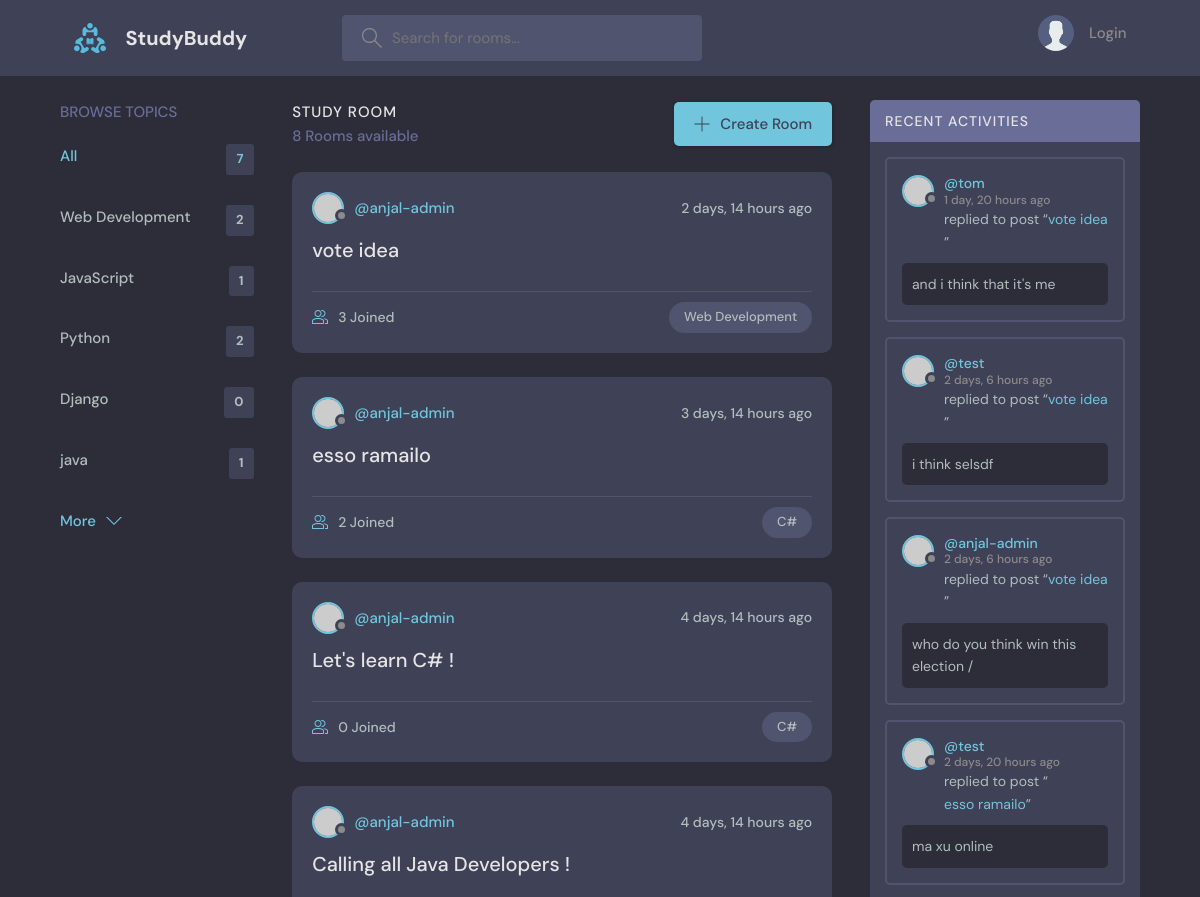
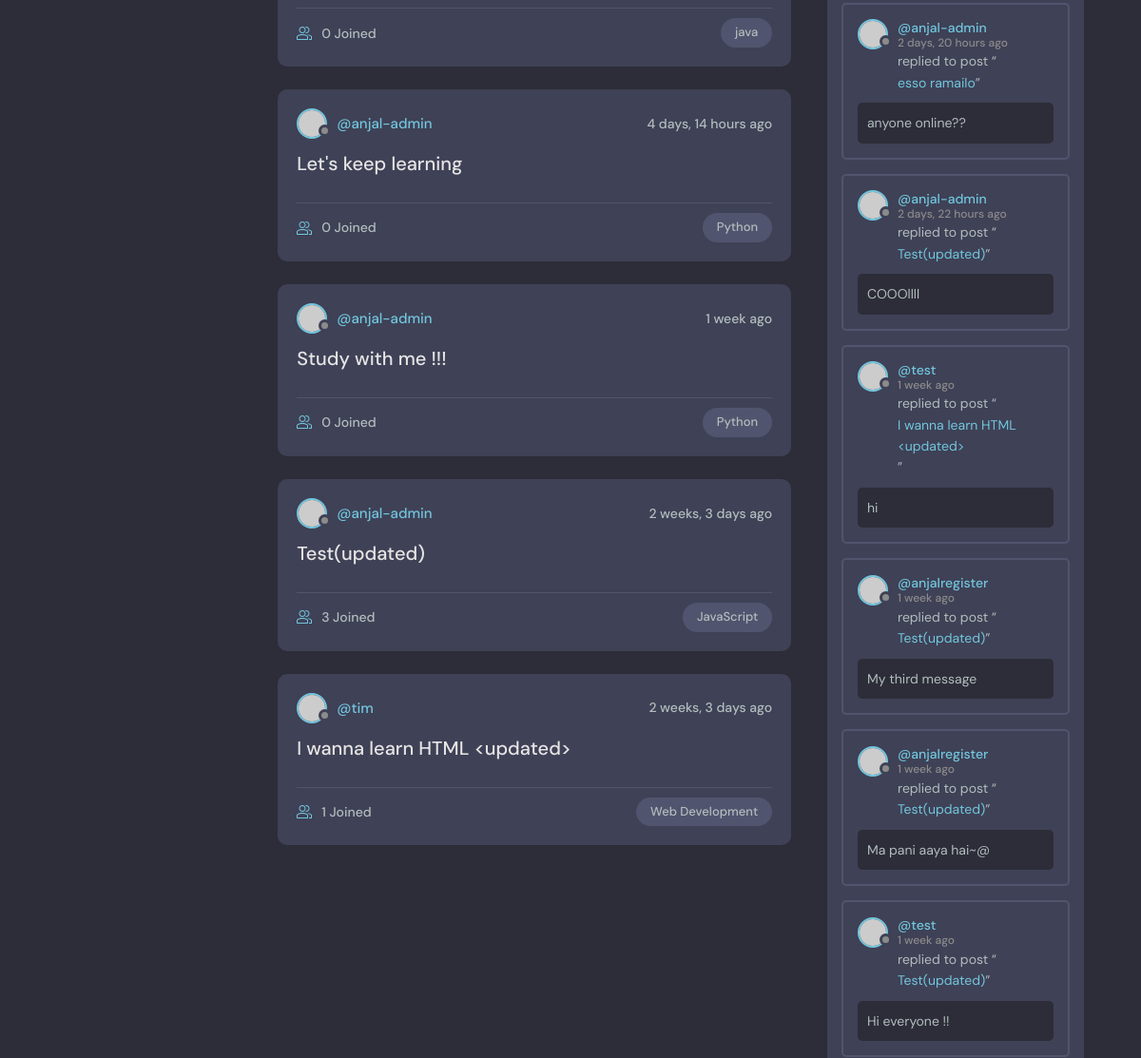
Before: / (upper part) with the older database file (2 pictures, top to bottom).
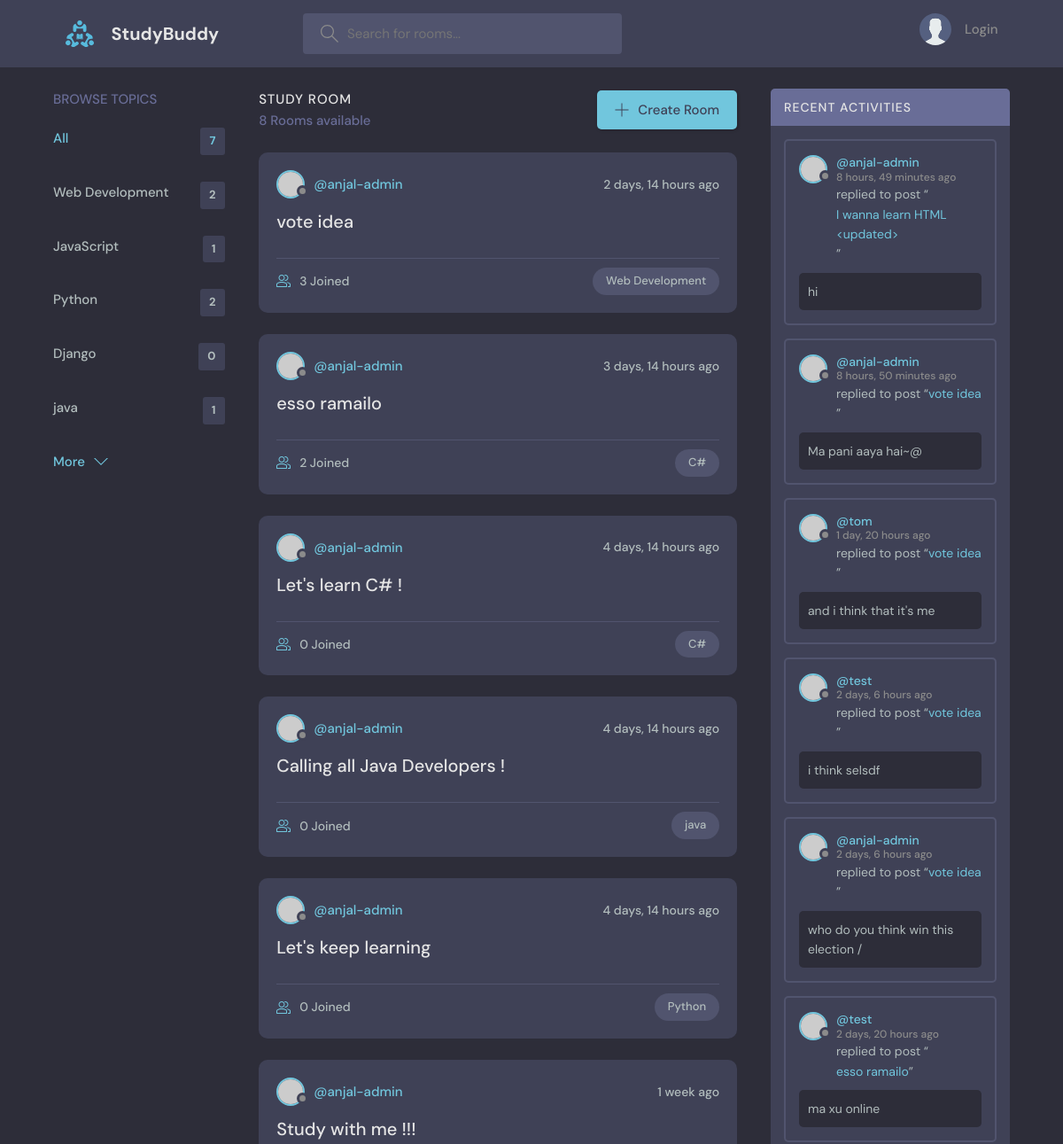
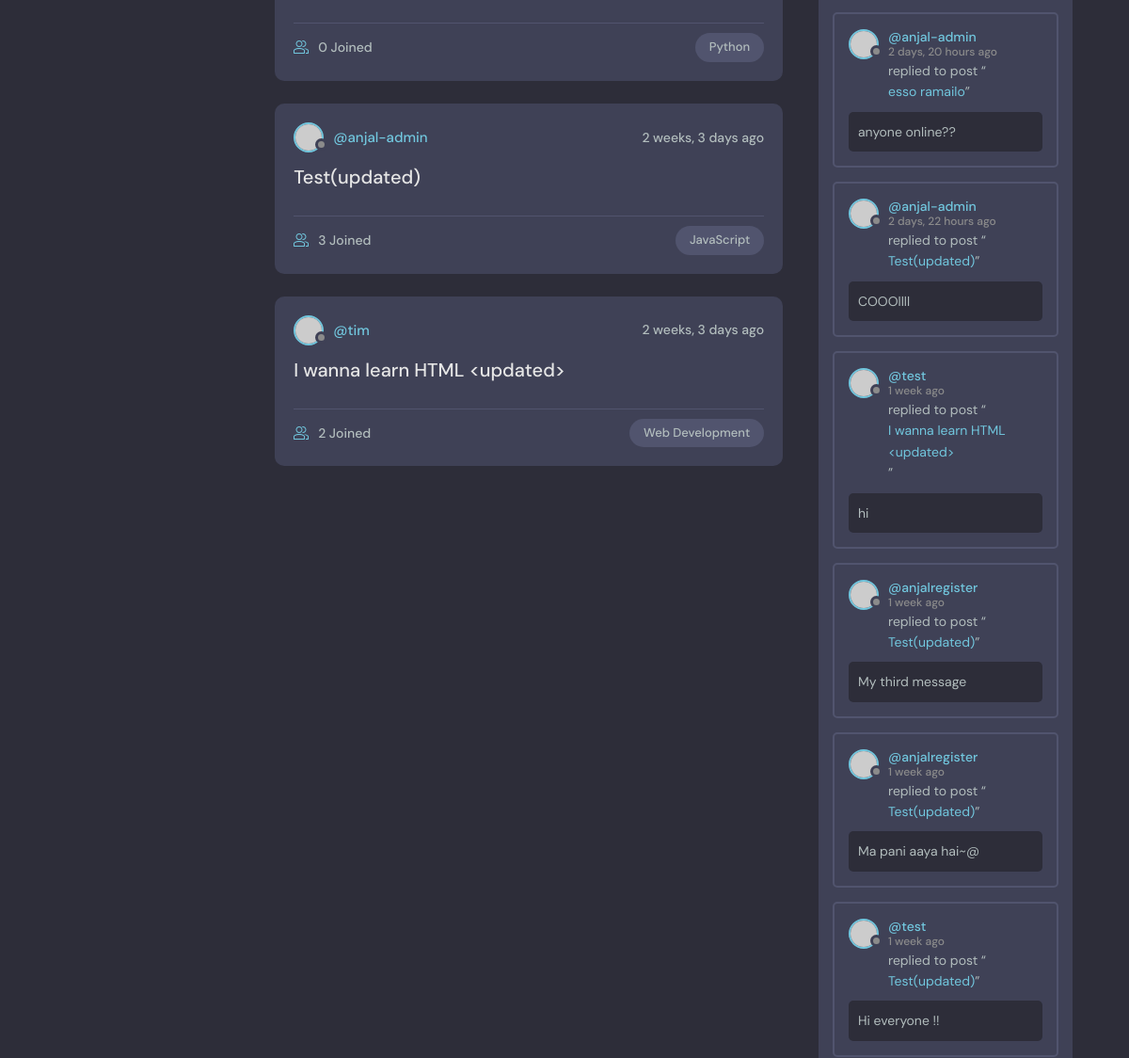
After: the same page with the newer database file (2 pictures, top to bottom).
### base/models.py (models this page shows, shortened)
class Topic(models.Model):
    name = models.CharField(max_length=200)

class Room(models.Model):
    host = models.ForeignKey(User, on_delete=models.SET_NULL, null=True)
    topic = models.ForeignKey(Topic, on_delete=models.SET_NULL, null=True)
    name = models.CharField(max_length=200)
    description = models.TextField(null=True, blank=True)
    participants = models.ManyToManyField(User, related_name='participants', blank=True)
    updated = models.DateTimeField(auto_now=True)
    created = models.DateField(auto_now_add=True)
    class Meta:
        ordering = ['-created', '-updated']
    def __str__(self):
        return self.name

class Message(models.Model):
    user = models.ForeignKey(User, on_delete=models.CASCADE)
    room = models.ForeignKey(Room, on_delete=models.CASCADE)
    body = models.TextField()
    updated = models.DateTimeField(auto_now=True)
    created = models.DateTimeField(auto_now_add=True)
    class Meta:
        ordering = ['-created']

### base/views.py (the view)
# urls.py: 2. Add a URL to urlpatterns:  path('', views.home, name='home')
def home(request):
    q = request.GET.get('q') if request.GET.get('q') != None else ''
    rooms = Room.objects.filter(
        Q(topic__name__icontains = q) |
        Q(name__icontains = q) |
        Q(description__icontains = q)
        )
    topics = Topic.objects.all()[0:5]
    topics_count = Topic.objects.all().count()
    room_count = rooms.count()
    room_messages = Message.objects.filter(Q(room__topic__name__icontains = q))
    context = {'rooms': rooms, 'topics':topics, 'room_count':room_count, 'room_messages': room_messages, 'topics_count' :topics_count }
    return render(request, 'base/home.html', context)

### base/templates/base/home.html (shortened to what this page needs)
{% extends 'main.html' %}
{% block content %}
    <main class="layout layout--3">
      <div class="container">
         {% include 'base/topics_component.html'  %}
        <div class="roomList">
          <div class="roomList__header">
            <div>
              <h2>Study Room</h2>
              <p>{{room_count}} Rooms available</p>
            </div>
            <a class="btn btn--main" href="{% url 'create-room' %}">
              <svg version="1.1" xmlns="http://www.w3.org/2000/svg" width="32" height="32" viewBox="0 0 32 32">
                <title>add</title>
                <path
                  d="M16.943 0.943h-1.885v14.115h-14.115v1.885h14.115v14.115h1.885v-14.115h14.115v-1.885h-14.115v-14.115z"
                ></path>
              </svg>
              Create Room
            </a>
          </div>
        {% include 'base/feed_component.html' %}
        </div>
       {% include 'base/activity_component.html'  %}
      </div>
    </main>
{% endblock %}

### base/templates/base/topics_component.html
<div class="topics">
  <div class="topics__header">
    <h2>Browse Topics</h2>
  </div>
  <ul class="topics__list">
    <li>
      <a href="{% url 'home' %}" class="active">All <span> {{topics_count}} </span></a>
    </li>
    {% for topic in topics %}
    <li>
      <a href="{% url 'home' %}?q={{topic.name}}">{{topic.name}} <span>{{topic.room_set.all.count}}</span></a>
    </li>
    {% endfor %}
  </ul>
  <a class="btn btn--link" href="{% url 'topics' %}">
    More
    <svg
      version="1.1"
      xmlns="http://www.w3.org/2000/svg"
      width="32"
      height="32"
      viewBox="0 0 32 32"
    >
      <title>chevron-down</title>
      <path d="M16 21l-13-13h-3l16 16 16-16h-3l-13 13z"></path>
    </svg>
  </a>
</div>

### base/templates/base/feed_component.html (shortened to what this page needs)
{% for room in rooms %}
<div class="roomListRoom">
  <div class="roomListRoom__header">
    <a href="{% url 'user-profile' room.host.id %}" class="roomListRoom__author">
      <div class="avatar avatar--small">
        <img src="https://randomuser.me/api/portraits/women/11.jpg" />
      </div>
      <span>@{{room.host.username}}</span>
    </a>
    <div class="roomListRoom__actions">
      <span>{{room.created|timesince}} ago </span>
    </div>
  </div>
  <div class="roomListRoom__content">
    <a href="{% url 'room' room.id %}">{{room.name}}</a>
  </div>
  <div class="roomListRoom__meta">
    <a href="{% url 'room' room.id %}" class="roomListRoom__joined">
      {{room.participants.all.count}} Joined
    </a>
    <p class="roomListRoom__topic">{{room.topic.name}}</p>
  </div>
</div>
{% endfor %}

### base/templates/base/activity_component.html (shortened to what this page needs)
 <div class="activities">
          <div class="activities__header">
            <h2>Recent Activities</h2>
          </div>
          {% for message in room_messages %}
          <div class="activities__box">
            <div class="activities__boxHeader roomListRoom__header">
              <a href="{% url 'user-profile' message.user.id %}" class="roomListRoom__author">
                <div class="avatar avatar--small">
                  <img src="https://randomuser.me/api/portraits/women/11.jpg" />
                </div>
                <p>
                  @{{ message.user }}
                  <span>{{ message.created|timesince }} ago</span>
                </p>
              </a>
            </div>
            <div class="activities__boxContent">
              <p>replied to post “<a href="{% url 'room' message.room.id %}">{{message.room}}</a>”</p>
              <div class="activities__boxRoomContent">
                {{message.body}}
              </div>
            </div>
          </div>
          {% endfor %}
        </div>

Changed rows visible on the page:
computed for Room "I wanna learn HTML <updated>": participants.all.count "1" → "2"
added Message: user "anjal-admin", created "8 hours, 49 minutes", room "I wanna learn HTML <updated>", body "hi"
added Message: user "anjal-admin", created "8 hours, 50 minutes", room "vote idea", body "Ma pani aaya hai~@"
